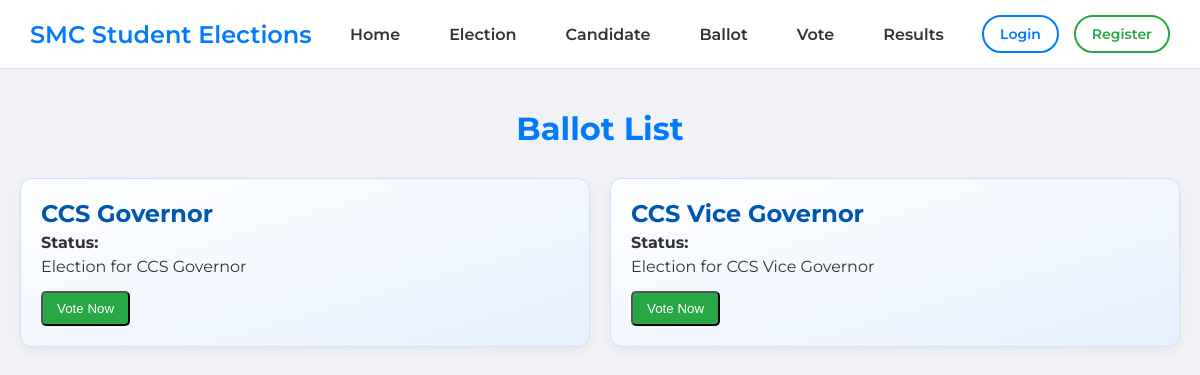
The page /ballot/ on the database its author committed.
### election/models.py (models this page shows, shortened)
class Ballot(models.Model):
    election = models.ForeignKey(Election, on_delete=models.CASCADE, related_name='ballots')
    title = models.CharField(max_length=255)
    description = models.TextField()
    max_votes_allowed = models.PositiveIntegerField()
    display_order = models.PositiveIntegerField()
    class Meta:
        ordering = ['display_order']

### election/views.py (the view)
# urls.py: path('ballot/', views.ballot_list, name='ballot_list'),
def ballot_list(request):
    ballots = Ballot.objects.all()
    candidates = Candidate.objects.filter(approval_status=True)  # optional filtering
    return render(request, 'ballot_list.html', {'ballots': ballots, 'candidates': candidates})

### election/templates/ballot_list.html (shortened to what this page needs)
<!DOCTYPE html>
<html lang="en">
<head>
</head>
<body>
    {% include 'navbar.html' %}
    <div class="container">
        <h1>Ballot List</h1>
        {% if ballots %}
            <div class="grid">
                {% for ballot in ballots %}
                    <div class="ballot-card">
                        <h2>{{ ballot.title }}</h2>
                        <p><strong>Status:</strong> {{ ballot.status }}</p>
                        <p>{{ ballot.description }}</p>
                        <button class="vote-button" onclick="openModal({{ ballot.id }}, '{{ ballot.title }}')">Vote Now</button>
                    </div>
                {% endfor %}
            </div>
        {% else %}
            <p class="no-ballots">No ballots available at the moment.</p>
        {% endif %}
    </div>
</body>
</html>

### election/templates/ballot_list.html (style rules this page uses)
body { font-family: 'Montserrat', sans-serif; margin: 0; padding: 0; background-color: #f0f2f5; }
.container { max-width: 1200px; margin: 40px auto; padding: 0 20px; }
h1 { color: #007BFF; margin-bottom: 30px; text-align: center; }
.grid { display: grid; grid-template-columns: repeat(auto-fit, minmax(300px, 1fr)); gap: 20px; }
.ballot-card { background: linear-gradient(to bottom right, #ffffff, #e6f0ff); border: 1px solid #cce0ff; padding: 20px; border-radius: 12px; box-shadow: 0 4px 10px rgba(0,0,0,0.05); transition: transform 0.2s; }
.ballot-card h2 { margin-top: 0; color: #0056b3; }
.ballot-card p { color: #333; margin: 5px 0; }
.vote-button { display: inline-block; margin-top: 10px; background-color: #28a745; color: white; padding: 8px 14px; text-decoration: none; border-radius: 5px; transition: background-color 0.2s ease; cursor: pointer; }

### election/templates/navbar.html (style rules this page uses)
*, *::before, *::after { box-sizing: border-box; margin: 0; padding: 0; }
body { font-family: 'Montserrat', sans-serif; }

### rows shown on the page
Ballot: title "CCS Governor", description "Election for CCS Governor"
Ballot: title "CCS Vice Governor", description "Election for CCS Vice Governor"
